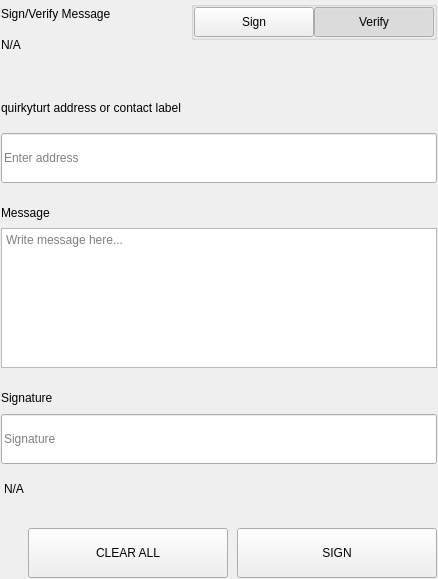
<?xml version="1.0" encoding="UTF-8"?>
<ui version="4.0">
 <class>SettingsSignMessageWidgets</class>
 <widget class="QWidget" name="SettingsSignMessageWidgets">
  <property name="geometry">
   <rect>
    <x>0</x>
    <y>0</y>
    <width>438</width>
    <height>579</height>
   </rect>
  </property>
  <property name="windowTitle">
   <string>Form</string>
  </property>
  <layout class="QVBoxLayout" name="verticalLayout">
   <property name="spacing">
    <number>0</number>
   </property>
   <property name="leftMargin">
    <number>0</number>
   </property>
   <property name="topMargin">
    <number>0</number>
   </property>
   <property name="rightMargin">
    <number>0</number>
   </property>
   <property name="bottomMargin">
    <number>0</number>
   </property>
   <item>
    <widget class="QWidget" name="left" native="true">
     <layout class="QVBoxLayout" name="verticalLayout_3">
      <property name="leftMargin">
       <number>0</number>
      </property>
      <property name="topMargin">
       <number>0</number>
      </property>
      <property name="rightMargin">
       <number>0</number>
      </property>
      <property name="bottomMargin">
       <number>0</number>
      </property>
      <item>
       <widget class="QWidget" name="container_sign" native="true">
        <layout class="QVBoxLayout" name="verticalLayout_2">
         <property name="spacing">
          <number>0</number>
         </property>
         <property name="leftMargin">
          <number>1</number>
         </property>
         <property name="topMargin">
          <number>1</number>
         </property>
         <property name="rightMargin">
          <number>1</number>
         </property>
         <property name="bottomMargin">
          <number>1</number>
         </property>
         <item>
          <layout class="QHBoxLayout" name="horizontalLayout_3" stretch="3,1">
           <property name="spacing">
            <number>40</number>
           </property>
           <item>
            <layout class="QVBoxLayout" name="verticalLayoutTitle">
             <property name="spacing">
              <number>5</number>
             </property>
             <item>
              <widget class="QLabel" name="labelTitle">
               <property name="text">
                <string>Sign/Verify Message</string>
               </property>
              </widget>
             </item>
             <item>
              <widget class="QLabel" name="labelSubtitle1">
               <property name="text">
                <string notr="true">N/A</string>
               </property>
               <property name="wordWrap">
                <bool>true</bool>
               </property>
              </widget>
             </item>
            </layout>
           </item>
           <item alignment="Qt::AlignRight|Qt::AlignTop">
            <widget class="QWidget" name="containerSwitch" native="true">
             <property name="styleSheet">
              <string notr="true">#containerSwitch{
	padding-top:9px;
}</string>
             </property>
             <layout class="QVBoxLayout" name="verticalLayout_6">
              <property name="spacing">
               <number>4</number>
              </property>
              <property name="leftMargin">
               <number>0</number>
              </property>
              <property name="topMargin">
               <number>0</number>
              </property>
              <property name="rightMargin">
               <number>0</number>
              </property>
              <property name="bottomMargin">
               <number>0</number>
              </property>
              <item alignment="Qt::AlignRight">
               <widget class="QGroupBox" name="groupBox">
                <property name="sizePolicy">
                 <sizepolicy hsizetype="Fixed" vsizetype="Preferred">
                  <horstretch>0</horstretch>
                  <verstretch>0</verstretch>
                 </sizepolicy>
                </property>
                <property name="title">
                 <string/>
                </property>
                <property name="alignment">
                 <set>Qt::AlignRight|Qt::AlignTop|Qt::AlignTrailing</set>
                </property>
                <layout class="QHBoxLayout" name="horizontalLayout_4">
                 <property name="spacing">
                  <number>0</number>
                 </property>
                 <property name="leftMargin">
                  <number>0</number>
                 </property>
                 <property name="topMargin">
                  <number>0</number>
                 </property>
                 <property name="rightMargin">
                  <number>0</number>
                 </property>
                 <property name="bottomMargin">
                  <number>0</number>
                 </property>
                 <item>
                  <widget class="QPushButton" name="pushSign">
                   <property name="minimumSize">
                    <size>
                     <width>120</width>
                     <height>30</height>
                    </size>
                   </property>
                   <property name="maximumSize">
                    <size>
                     <width>120</width>
                     <height>30</height>
                    </size>
                   </property>
                   <property name="focusPolicy">
                    <enum>Qt::NoFocus</enum>
                   </property>
                   <property name="text">
                    <string>Sign</string>
                   </property>
                   <property name="checkable">
                    <bool>true</bool>
                   </property>
                   <property name="autoExclusive">
                    <bool>true</bool>
                   </property>
                  </widget>
                 </item>
                 <item>
                  <widget class="QPushButton" name="pushVerify">
                   <property name="minimumSize">
                    <size>
                     <width>120</width>
                     <height>30</height>
                    </size>
                   </property>
                   <property name="maximumSize">
                    <size>
                     <width>120</width>
                     <height>30</height>
                    </size>
                   </property>
                   <property name="focusPolicy">
                    <enum>Qt::NoFocus</enum>
                   </property>
                   <property name="text">
                    <string>Verify</string>
                   </property>
                   <property name="checkable">
                    <bool>true</bool>
                   </property>
                   <property name="checked">
                    <bool>true</bool>
                   </property>
                   <property name="autoExclusive">
                    <bool>true</bool>
                   </property>
                  </widget>
                 </item>
                </layout>
               </widget>
              </item>
              <item alignment="Qt::AlignHCenter|Qt::AlignTop">
               <widget class="QLabel" name="labelSubtitleSwitch">
                <property name="text">
                 <string/>
                </property>
                <property name="alignment">
                 <set>Qt::AlignRight|Qt::AlignTrailing|Qt::AlignVCenter</set>
                </property>
               </widget>
              </item>
             </layout>
            </widget>
           </item>
          </layout>
         </item>
         <item>
          <spacer name="verticalSpacer_2">
           <property name="orientation">
            <enum>Qt::Vertical</enum>
           </property>
           <property name="sizeType">
            <enum>QSizePolicy::Fixed</enum>
           </property>
           <property name="sizeHint" stdset="0">
            <size>
             <width>20</width>
             <height>40</height>
            </size>
           </property>
          </spacer>
         </item>
         <item>
          <widget class="QWidget" name="containerAddress" native="true">
           <property name="sizePolicy">
            <sizepolicy hsizetype="Preferred" vsizetype="Fixed">
             <horstretch>0</horstretch>
             <verstretch>0</verstretch>
            </sizepolicy>
           </property>
           <layout class="QVBoxLayout" name="verticalLayout_5" stretch="0,0">
            <property name="spacing">
             <number>15</number>
            </property>
            <property name="leftMargin">
             <number>0</number>
            </property>
            <property name="topMargin">
             <number>0</number>
            </property>
            <property name="rightMargin">
             <number>0</number>
            </property>
            <property name="bottomMargin">
             <number>0</number>
            </property>
            <item>
             <widget class="QLabel" name="labelSubtitleAddress">
              <property name="minimumSize">
               <size>
                <width>0</width>
                <height>20</height>
               </size>
              </property>
              <property name="maximumSize">
               <size>
                <width>16777215</width>
                <height>20</height>
               </size>
              </property>
              <property name="text">
               <string>quirkyturt address or contact label</string>
              </property>
             </widget>
            </item>
            <item>
             <widget class="QLineEdit" name="addressIn_SM">
              <property name="minimumSize">
               <size>
                <width>0</width>
                <height>50</height>
               </size>
              </property>
              <property name="maximumSize">
               <size>
                <width>16777215</width>
                <height>50</height>
               </size>
              </property>
              <property name="placeholderText">
               <string>Enter address</string>
              </property>
             </widget>
            </item>
           </layout>
          </widget>
         </item>
         <item>
          <spacer name="verticalSpacer_3">
           <property name="orientation">
            <enum>Qt::Vertical</enum>
           </property>
           <property name="sizeType">
            <enum>QSizePolicy::Fixed</enum>
           </property>
           <property name="sizeHint" stdset="0">
            <size>
             <width>20</width>
             <height>20</height>
            </size>
           </property>
          </spacer>
         </item>
         <item>
          <layout class="QVBoxLayout" name="verticalLayout_9">
           <property name="spacing">
            <number>5</number>
           </property>
           <item>
            <widget class="QLabel" name="labelSubtitleMessage">
             <property name="minimumSize">
              <size>
               <width>0</width>
               <height>20</height>
              </size>
             </property>
             <property name="maximumSize">
              <size>
               <width>16777215</width>
               <height>20</height>
              </size>
             </property>
             <property name="text">
              <string>Message</string>
             </property>
            </widget>
           </item>
           <item>
            <widget class="QPlainTextEdit" name="messageIn_SM">
             <property name="minimumSize">
              <size>
               <width>0</width>
               <height>140</height>
              </size>
             </property>
             <property name="maximumSize">
              <size>
               <width>16777215</width>
               <height>140</height>
              </size>
             </property>
             <property name="placeholderText">
              <string>Write message here...</string>
             </property>
            </widget>
           </item>
          </layout>
         </item>
         <item>
          <spacer name="verticalSpacer_4">
           <property name="orientation">
            <enum>Qt::Vertical</enum>
           </property>
           <property name="sizeType">
            <enum>QSizePolicy::Fixed</enum>
           </property>
           <property name="sizeHint" stdset="0">
            <size>
             <width>20</width>
             <height>20</height>
            </size>
           </property>
          </spacer>
         </item>
         <item>
          <widget class="QWidget" name="widget" native="true">
           <property name="minimumSize">
            <size>
             <width>0</width>
             <height>75</height>
            </size>
           </property>
           <property name="maximumSize">
            <size>
             <width>16777215</width>
             <height>16777215</height>
            </size>
           </property>
           <layout class="QVBoxLayout" name="verticalLayout_4">
            <property name="leftMargin">
             <number>0</number>
            </property>
            <property name="topMargin">
             <number>0</number>
            </property>
            <property name="rightMargin">
             <number>0</number>
            </property>
            <property name="bottomMargin">
             <number>0</number>
            </property>
            <item>
             <widget class="QLabel" name="labelSubtitleSignature">
              <property name="minimumSize">
               <size>
                <width>0</width>
                <height>20</height>
               </size>
              </property>
              <property name="maximumSize">
               <size>
                <width>16777215</width>
                <height>20</height>
               </size>
              </property>
              <property name="text">
               <string>Signature</string>
              </property>
             </widget>
            </item>
            <item>
             <widget class="QLineEdit" name="signatureOut_SM">
              <property name="minimumSize">
               <size>
                <width>0</width>
                <height>50</height>
               </size>
              </property>
              <property name="placeholderText">
               <string>Signature</string>
              </property>
             </widget>
            </item>
           </layout>
          </widget>
         </item>
         <item>
          <widget class="QLabel" name="statusLabel_SM">
           <property name="styleSheet">
            <string notr="true">padding-top:5px;</string>
           </property>
           <property name="text">
            <string notr="true">N/A</string>
           </property>
          </widget>
         </item>
         <item>
          <spacer name="verticalSpacer">
           <property name="orientation">
            <enum>Qt::Vertical</enum>
           </property>
           <property name="sizeType">
            <enum>QSizePolicy::Fixed</enum>
           </property>
           <property name="sizeHint" stdset="0">
            <size>
             <width>20</width>
             <height>20</height>
            </size>
           </property>
          </spacer>
         </item>
         <item>
          <layout class="QHBoxLayout" name="horizontalLayout_7">
           <property name="spacing">
            <number>9</number>
           </property>
           <item>
            <spacer name="horizontalSpacer_5">
             <property name="orientation">
              <enum>Qt::Horizontal</enum>
             </property>
             <property name="sizeType">
              <enum>QSizePolicy::Expanding</enum>
             </property>
             <property name="sizeHint" stdset="0">
              <size>
               <width>40</width>
               <height>20</height>
              </size>
             </property>
            </spacer>
           </item>
           <item>
            <widget class="QPushButton" name="pushButtonClear">
             <property name="minimumSize">
              <size>
               <width>200</width>
               <height>50</height>
              </size>
             </property>
             <property name="focusPolicy">
              <enum>Qt::NoFocus</enum>
             </property>
             <property name="text">
              <string>CLEAR ALL</string>
             </property>
            </widget>
           </item>
           <item>
            <widget class="QPushButton" name="pushButtonSave">
             <property name="minimumSize">
              <size>
               <width>200</width>
               <height>50</height>
              </size>
             </property>
             <property name="maximumSize">
              <size>
               <width>200</width>
               <height>50</height>
              </size>
             </property>
             <property name="focusPolicy">
              <enum>Qt::NoFocus</enum>
             </property>
             <property name="text">
              <string>SIGN</string>
             </property>
            </widget>
           </item>
          </layout>
         </item>
        </layout>
       </widget>
      </item>
     </layout>
    </widget>
   </item>
  </layout>
 </widget>
 <resources/>
 <connections/>
</ui>
